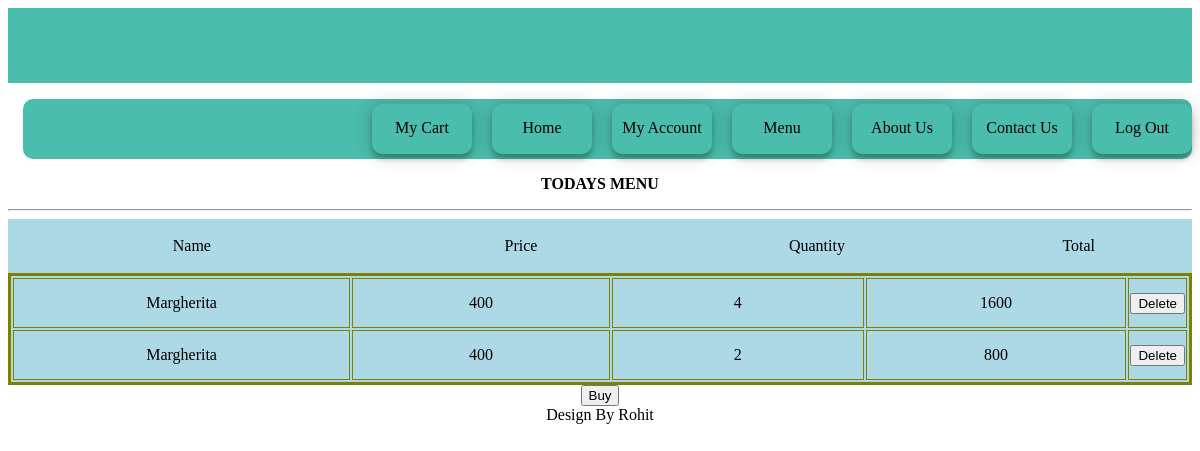
The page /admin/cart.php on the database its author committed.
### tables this page shows
CREATE TABLE `cart` (
  `id` int(10) NOT NULL,
  `pname` varchar(50) NOT NULL,
  `pprice` int(50) NOT NULL,
  `pquantity` int(10) NOT NULL,
  `ptotal` int(15) NOT NULL,
  `purl` varchar(80) NOT NULL
);

### admin/cart.php (the view, shortened to what this page needs)
<?php
$con=mysqli_connect("localhost","root","","admin")
?>
<html>
<head>
</head>
<body >
	<div id="s"></div>
<ol>
<li><a href="logout.php">Log Out</a></li>
<li><a href="contact.php">Contact Us</a></li>
<li><a href="about.php">About Us</a></li>
<li><a href="menu1.php">Menu</a></li>
<li><a href="wcc.php">My Account</a></li>
<li><a href="home.php">Home</a></li>
<li><a href="cart.php">My Cart</a></li>
</ol>
<div id="nd">
<p><center><strong > TODAYS MENU </strong></center></p>
    <hr></hr>
    <table >
    <tr >
    <td style="height:50px; width:490px; text-align:center;">Name</td>
    <td style="height:50px; width:390px;text-align:center;">Price</td>
    <td style="height:50px; width:390px;text-align:center;">Quantity</td>
    <td style="height:50px; width:295px;text-align:center;">Total</td>
    </tr></table>
    <table border="3" bordercolor="olive">
    <?php
	$x=mysqli_query($con,"select * from cart");
	while($t=mysqli_fetch_array($x))
	{
	?>
		<tr>
       <td style="height:50px; width:500px;text-align:center;"> <?php echo $t['pname'];?></td>
        <td style="height:50px; width:400px;text-align:center;"><?php echo $t['pprice'];?></td>
       <td style="height:50px; width:400px;text-align:center;"> <?php echo $t['pquantity'];?></td>
              <td style="height:50px; width:400px;text-align:center;"> <?php echo $t['ptotal'];?></td>
        <td><a href="delc.php?id=<?php echo $t['id']; ?>"><button>Delete</button></a></td>
        </tr>
        <?php
	}
	?>
    </table></div>
<footer><center><a href="buy1.php"><button>Buy</button></a></center></footer>
<footer><center>Design By Rohit</center></footer>
</html>

### admin/cart.php (style rules this page uses)
table { background-color: lightblue; }
#s { background-color:#4abDAC; height:75px; width:auto; }
#nd { background-color:white; height:auto; width:auto; }
ol { background-color:#4abDAC; width: auto; height: 60px; border-radius: 10px; margin-left: 15px; }
ol li { background:#ffffff00; padding-top: 15px; width: 100px; height: 35px; padding-top: 15px; list-style-type: none; text-align: center; float:right; border-radius: 10px; margin-left: 20px; margin-top: 5px; box-shadow: 0 0 20px 0 rgba(0, 0, 0, 0.2), 0 5px 5px 0 rgba(0, 0, 0, 0.24); }
ol li a { color: black; text-decoration: none; }

### rows shown on the page
cart: pname "Margherita", pprice "400", pquantity "4", ptotal "1600"
cart: pname "Margherita", pprice "400", pquantity "2", ptotal "800"
